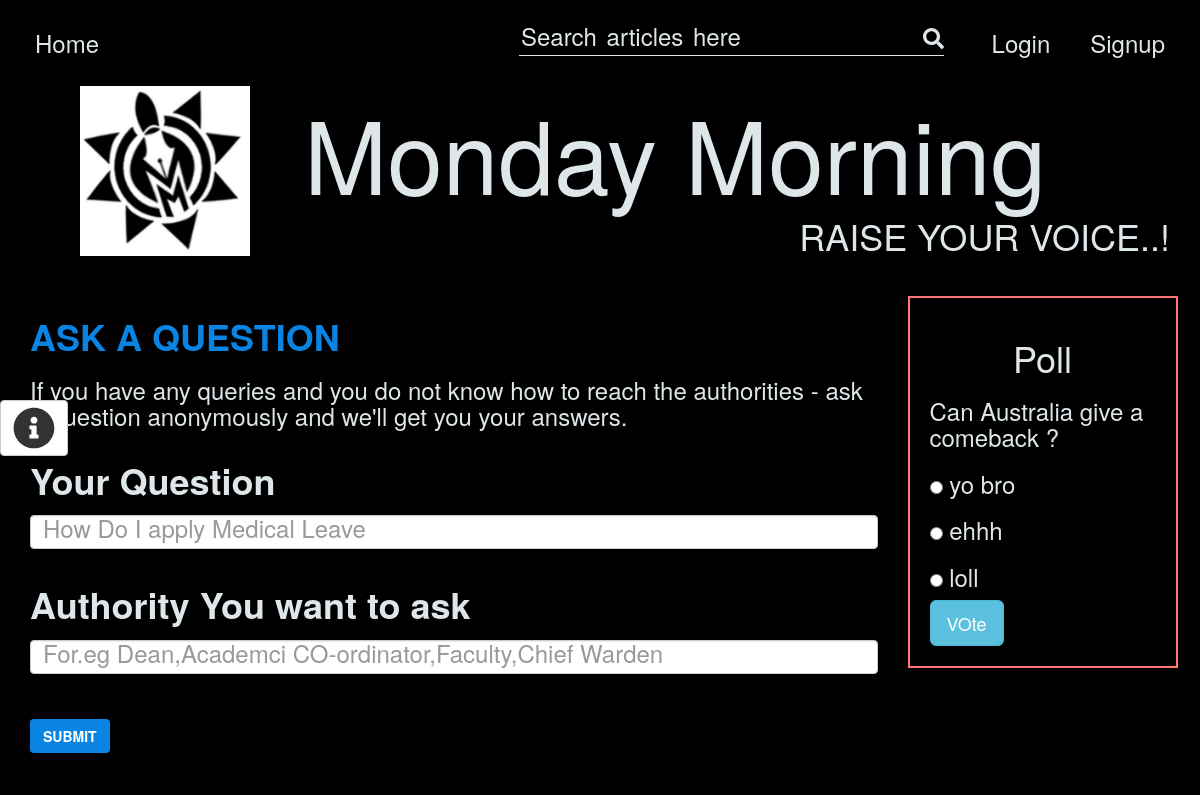
The app's page /index.php/askaquestion, older data.
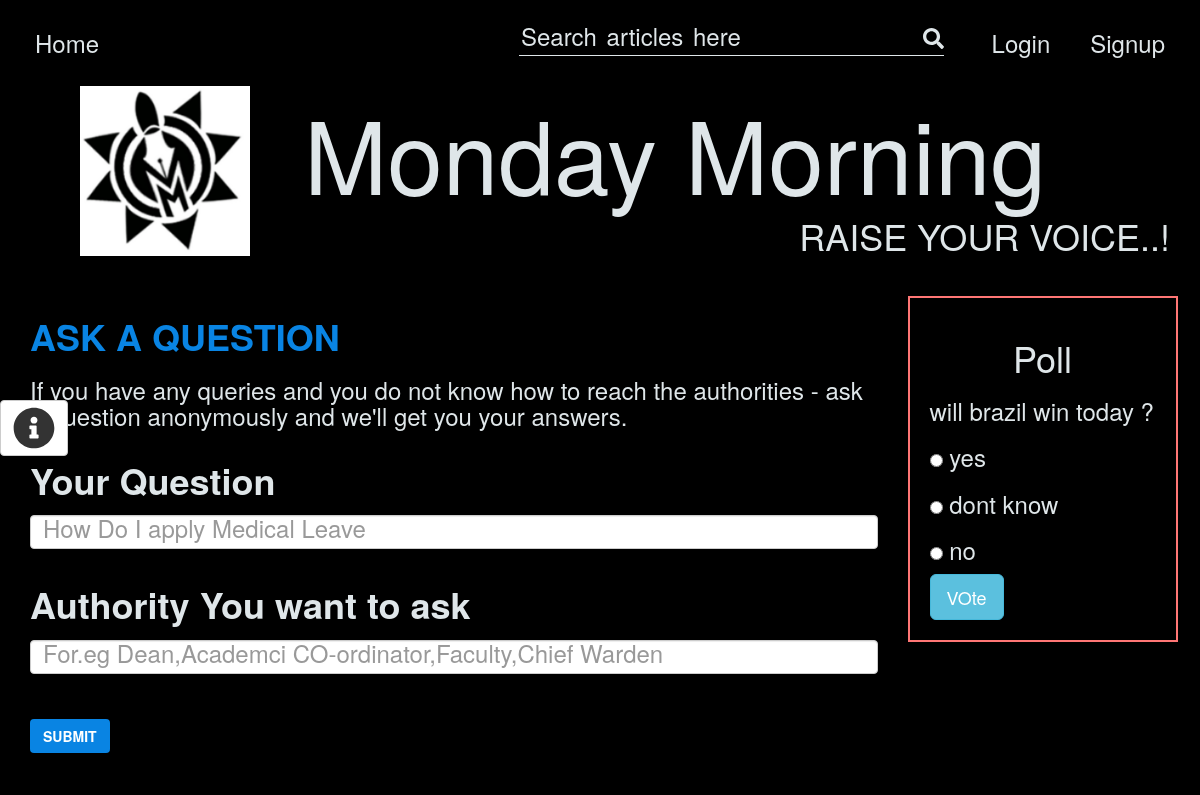
The same page, newer data.
### tables this page shows
CREATE TABLE IF NOT EXISTS `polls` (
  `id` int(11) NOT NULL AUTO_INCREMENT,
  `question` varchar(128) DEFAULT NULL,
  `answer_1` varchar(128) DEFAULT NULL,
  `answer_2` varchar(128) DEFAULT NULL,
  `answer_3` varchar(128) DEFAULT NULL,
  `user_id` varchar(128) DEFAULT NULL,
  `updated_at` varchar(128) DEFAULT NULL,
  PRIMARY KEY (`id`)
);

CREATE TABLE IF NOT EXISTS `answers` (
  `id` int(11) NOT NULL AUTO_INCREMENT,
  `answer` varchar(128) DEFAULT NULL,
  `votes` int(20) DEFAULT '0',
  PRIMARY KEY (`id`)
);

### application/controllers/askaquestion.php (called while the page is built, shortened)
<?php
class askaquestion extends CI_Controller {
	public function index(){
		$data['poll']=$this->poll_model->last_poll();
		$this->load->view('askaquestion/index',$data);
	}
}

### index.php (called while the page is built, shortened)
<?php
require_once BASEPATH.'core/CodeIgniter.php';

### application/models/poll_model.php (called while the page is built, shortened)
<?php
class poll_model extends CI_Model {
	function last_poll(){
		$query = $this->db->order_by('id',"desc")
		->limit(1)
		->get('polls')
		->row();
		return $query;
	}
}

### application/models/answer_model.php (called while the page is built, shortened)
<?php
class answer_model extends CI_Model {
	function get_answer($id){
		$query=$this->db->get_where('answers',array('id'=>$id));
		return $query->row_array();
	}
}

### application/views/askaquestion/index.php (the view, shortened to what this page needs)
<!DOCTYPE html>
<html>
	<head>
		<link rel="stylesheet" href="https://maxcdn.bootstrapcdn.com/bootstrap/3.3.7/css/bootstrap.min.css">
		<link rel="stylesheet" href="https://cdnjs.cloudflare.com/ajax/libs/normalize/5.0.0/normalize.min.css">
		<link rel="stylesheet" type="text/css" href="<?php echo base_url("assets/cs/animate.css")?> ">
		<link rel="stylesheet" type="text/css" href="<?php echo base_url("assets/cs/jquery.fullPage.css")?>">
		<link rel="stylesheet" type="text/css" href="<?php echo base_url("assets/cs/askaquestion.css")?>">
	</head>
	<body data-spy="scroll" data-target="#myScrollspy" data-offset="0">
		<nav class="navbar navbar-default" id="main-nav">
				<div class="container-fluid">
					<div>
						<h3 class="nav-items" style="float: left;"><a href="<?php echo base_url('home') ?>">Home</a></h3>
						<form id="search" class="nav-items" method="POST" action="<?php echo base_url('ajaxsearch/search'); ?>">
							<input id="search-text" type="text" name="query" placeholder="Search articles here">
							<i class="fa fa-search"></i>
						</form>
						<?php if(isset($username)) {?>
						<h3 class="nav-items right-items"><a href="<?php echo base_url('users/logout') ?>">Logout</a></h3>
						<h3 class="nav-items right-items" >
							<a style="color: #d63031;" href="
							<?php
								 if($this->session->userdata('access_level')=='admin'){
								 	echo base_url('admin') ;
								 }
								 else{
								 	echo "#";
								 }
							 ?>"
							 >
							 <?php echo $username; ?>
							 </a>
						 </h3>
						<?php } else { ?>
						<h3 class="nav-items right-items"><a href="<?php echo base_url('users/register') ?>">Signup</a></h3>
						<h3 class="nav-items right-items"><a href="<?php echo base_url('users/login') ?>">Login</a></h3>
						<?php } ?>
					</div>
				</div>
		</nav>
			<div class="container">
				<div class="row">
						<div class="col-lg-12">
							<div class="heading">
								<img src="<?php echo base_url("assets/img/logo.png")?> " id="logo">
								<h1>Monday Morning </h1>
								<h1 id="sideline">Raise your voice..!</h1>
							</div>
						</div>
				</div>
				<div class="row">
					<div class="col-md-9">
						<h1 style="color: #0984e3;">
							<b>ASK A QUESTION</b>
						</h1>
						<div>
							<h3>If you have any queries and you do not know how to reach the authorities - ask a question anonymously and we'll get you your answers.</h3>
							<form class="ajax2" action="<?php echo base_url('ask-a-question/ask'); ?>" method="POST">
								<div class="form-group">
									<label><h1><b>Your Question</b></h1></label>
									<input class="form-control" type="text" name="question" placeholder="How Do I apply Medical Leave" required="true">
								</div>
								<div class="form-group">
									<label><h1><b>Authority You want to ask</b></h1></label>
									<input class="form-control" type="text" name="authority" placeholder="For.eg Dean,Academci CO-ordinator,Faculty,Chief Warden" required="true">
								</div>
								<div class="form-group">
									<button class="btn" id="submit"><b>SUBMIT</b></button>
								</div>
							</form>
						</div>
					</div>
					<div class="col-md-3 aside"  id="myScrollspy">
						<div id="before-vote" data-spy="affix" data-offset-top="680">
							<h1 style="text-align: center;">Poll</h1>
							<h3><?php echo $poll->question.' ?'; ?></h3>
							<form class="ajax1" action="<?php echo base_url('polls/vote/'.$poll->id) ?>" method="post">
								<h3>
									<input type="radio" name="vote" value="answer_1">
									<?php echo $this->answer_model->get_answer($poll->answer_1)['answer'] ?>
								</h3>
								<h3>
									<input type="radio" name="vote" value="answer_2">
									<?php echo $this->answer_model->get_answer($poll->answer_2)['answer'] ?>
								</h3>
								<h3>
									<input type="radio" name="vote" value="answer_3">
									<?php echo $this->answer_model->get_answer($poll->answer_3)['answer'] ?>
								</h3>
								<button type="submit" class="btn btn-info btn-lg">
									VOte
								</button>
							</form>
						</div>
					</div>
				</div>
			</div>
		<div class="sidebar">
				<a href="#costumModal13" role="button" class="btn btn-default" data-toggle="modal">
		            <i class="fa fa-info-circle" id="info-button"></i>
		        </a>
		</div>
	</body>
</html>
	</body>
</html>

Row changes from the older to the newer data that the page shows:
removed polls: question "Can Australia give a comeback", answer_1.answer "yo bro", answer_2.answer "ehhh", answer_3.answer "loll"
added polls: question "will brazil win today", answer_1.answer "yes", answer_2.answer "dont know", answer_3.answer "no"
